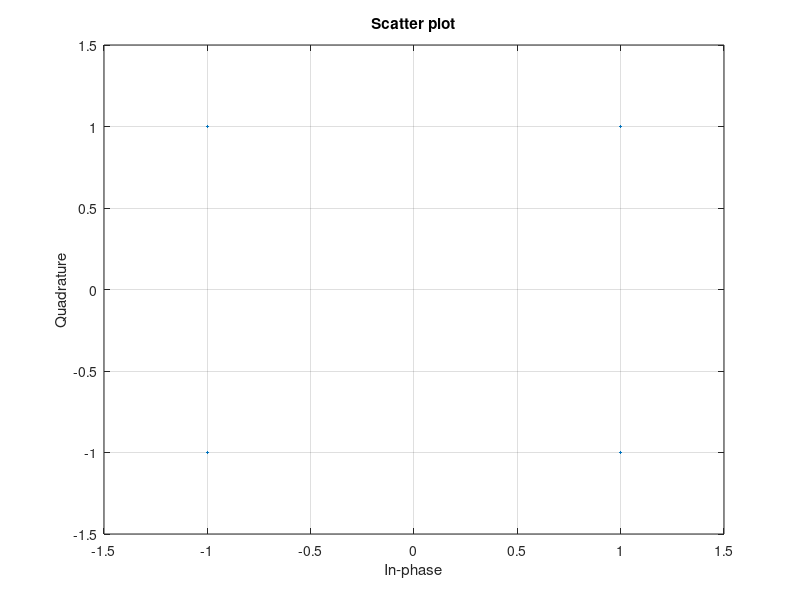

MATLAB code to generate this figure:
% OFDM Modulation and demodulation
rng(100);
txDataLen = 1024 ;
qamOrder = 4; %QPSK
Nsc = 64; %Number of subcarriers
cpLength = 16;
SNRdB = 20;

txBits = randi([0,1],txDataLen,1); %Generate random data
txSymbols = reshape(txBits,log2(qamOrder),[]).'; %Group into log2(M) bits groups
txSymbols = bi2de(txSymbols); %Convert to decimal
txSymbols = qammod(txSymbols,qamOrder); %QAM modulation
scatterplot(txSymbols);
grid on;
axis([-1.5 1.5 -1.5 1.5]);

ofdmFrames = reshape(txSymbols,Nsc,[]); %Reshape into OFDM Grid , Nsc X NofdmSym
timeDomainSignal = ifft(ofdmFrames,Nsc); %Convert to time domain by taking IFFT

cpPart = timeDomainSignal(end-cpLength+1:end,:); %Obtain CP part
txSignal = [cpPart;timeDomainSignal]; % add cp

txSignalSerial = txSignal(:); %parrellel to serial conversion

rxSignalSerial = awgn(txSignalSerial,SNRdB,'measured'); %measures the power of txSignalSerial and then calculates the noise power so that the desired SNRdB is acheived

rxSignal = reshape(rxSignalSerial,Nsc + cpLength,[]); %reshape back to GRID FORM

rxSignal = rxSignal(cpLength+1:end,:); %remove CP

rxSymbols = fft(rxSignal,Nsc);  %Convert back to FRequency domain

rxBits = qamdemod(rxSymbols,qamOrder); %demodulate QAM symbols
rxBits = de2bi(rxBits,log2(qamOrder));
rxBits = rxBits(:); %Serialise rxBits

BER = sum(rxBits~=txBits)/txDataLen






